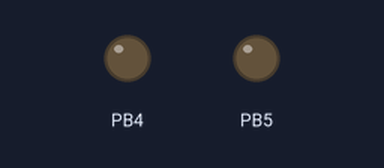
Recording of a program running on a simulated ATmega328P, built with avr-gcc and emulated at 16 MHz. Shown: output pins drawn as LEDs (lit = HIGH).

Above: at 2.5 s.
At 7.5 s:
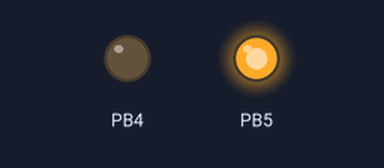
At 20.0 s:
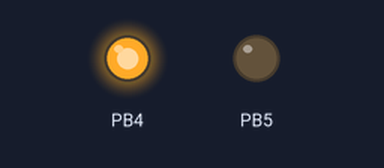
Timing chart, 0 to 26.0 s (numbered marks = the images above):
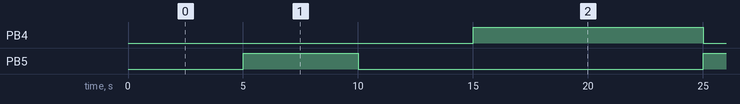

The program:

main.c
```c
/*
 * dc motor__.c
 *
 * Created: 9/25/2025 1:03:11 AM
 * Author : Jaise Biju
 */
#define F_CPU 16000000UL
#include <avr/io.h>
#include <util/delay.h>


int main(void)
{
	DDRB|=(1<<DDB5);
	DDRB|=(1<<DDB4);
	while (1)
	{    _delay_ms(5000);
		PORTB |=(1<<PORTB5);
		PORTB &=~(1<<PORTB4);
		_delay_ms(5000);
		PORTB &=~(1<<PORTB4);
		PORTB &=~(1<<PORTB5);
		_delay_ms(5000);
	    PORTB |=(1<<PORTB4);
		PORTB &=~(1<<PORTB5);
		_delay_ms(5000);
	}
}
```

Measured:
- by itself, PB4: alternates HIGH for 10.0 s and LOW for 10.0 s
- by itself, PB5: alternates HIGH for 5.0 s and LOW for 15.0 s
- by itself, everything shown: repeats every 20.0 s, in 3 steps
